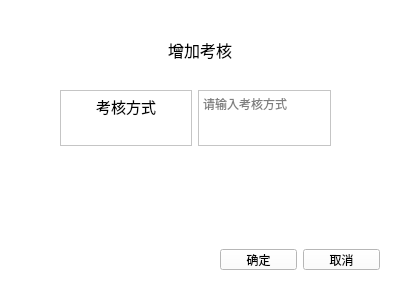
<?xml version="1.0" encoding="UTF-8"?>
<ui version="4.0">
 <class>addfieldwindow</class>
 <widget class="QMainWindow" name="addfieldwindow">
  <property name="geometry">
   <rect>
    <x>0</x>
    <y>0</y>
    <width>400</width>
    <height>300</height>
   </rect>
  </property>
  <property name="windowTitle">
   <string>addfieldwindow</string>
  </property>
  <property name="styleSheet">
   <string notr="true">background-color: rgb(255, 255, 255);</string>
  </property>
  <widget class="QWidget" name="centralwidget">
   <widget class="QLabel" name="label">
    <property name="geometry">
     <rect>
      <x>150</x>
      <y>20</y>
      <width>100</width>
      <height>60</height>
     </rect>
    </property>
    <property name="minimumSize">
     <size>
      <width>100</width>
      <height>60</height>
     </size>
    </property>
    <property name="maximumSize">
     <size>
      <width>100</width>
      <height>60</height>
     </size>
    </property>
    <property name="font">
     <font>
      <family>Arial</family>
      <pointsize>12</pointsize>
     </font>
    </property>
    <property name="text">
     <string>增加考核</string>
    </property>
    <property name="alignment">
     <set>Qt::AlignCenter</set>
    </property>
   </widget>
   <widget class="QWidget" name="horizontalLayoutWidget">
    <property name="geometry">
     <rect>
      <x>60</x>
      <y>90</y>
      <width>271</width>
      <height>56</height>
     </rect>
    </property>
    <layout class="QHBoxLayout" name="horizontalLayout">
     <item>
      <widget class="QTextBrowser" name="textBrowser">
       <property name="html">
        <string>&lt;!DOCTYPE HTML PUBLIC &quot;-//W3C//DTD HTML 4.0//EN&quot; &quot;http://www.w3.org/TR/REC-html40/strict.dtd&quot;&gt;
&lt;html&gt;&lt;head&gt;&lt;meta name=&quot;qrichtext&quot; content=&quot;1&quot; /&gt;&lt;style type=&quot;text/css&quot;&gt;
p, li { white-space: pre-wrap; }
&lt;/style&gt;&lt;/head&gt;&lt;body style=&quot; font-family:'SimSun'; font-size:9pt; font-weight:400; font-style:normal;&quot;&gt;
&lt;p align=&quot;center&quot; style=&quot; margin-top:0px; margin-bottom:0px; margin-left:0px; margin-right:0px; -qt-block-indent:0; text-indent:0px;&quot;&gt;&lt;span style=&quot; font-size:11pt;&quot;&gt;考核方式&lt;/span&gt;&lt;/p&gt;&lt;/body&gt;&lt;/html&gt;</string>
       </property>
      </widget>
     </item>
     <item>
      <widget class="QTextEdit" name="textEdit">
       <property name="html">
        <string>&lt;!DOCTYPE HTML PUBLIC &quot;-//W3C//DTD HTML 4.0//EN&quot; &quot;http://www.w3.org/TR/REC-html40/strict.dtd&quot;&gt;
&lt;html&gt;&lt;head&gt;&lt;meta name=&quot;qrichtext&quot; content=&quot;1&quot; /&gt;&lt;style type=&quot;text/css&quot;&gt;
p, li { white-space: pre-wrap; }
&lt;/style&gt;&lt;/head&gt;&lt;body style=&quot; font-family:'SimSun'; font-size:9pt; font-weight:400; font-style:normal;&quot;&gt;
&lt;p align=&quot;center&quot; style=&quot;-qt-paragraph-type:empty; margin-top:0px; margin-bottom:0px; margin-left:0px; margin-right:0px; -qt-block-indent:0; text-indent:0px;&quot;&gt;&lt;br /&gt;&lt;/p&gt;&lt;/body&gt;&lt;/html&gt;</string>
       </property>
       <property name="placeholderText">
        <string>请输入考核方式</string>
       </property>
      </widget>
     </item>
    </layout>
   </widget>
   <widget class="QWidget" name="horizontalLayoutWidget_2">
    <property name="geometry">
     <rect>
      <x>220</x>
      <y>249</y>
      <width>160</width>
      <height>21</height>
     </rect>
    </property>
    <layout class="QHBoxLayout" name="horizontalLayout_2">
     <item>
      <widget class="QPushButton" name="pushButton_2">
       <property name="text">
        <string>确定</string>
       </property>
      </widget>
     </item>
     <item>
      <widget class="QPushButton" name="pushButton">
       <property name="text">
        <string>取消</string>
       </property>
      </widget>
     </item>
    </layout>
   </widget>
  </widget>
 </widget>
 <resources/>
 <connections/>
</ui>
